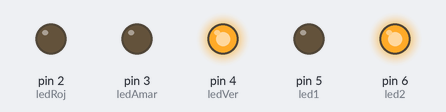
The sketch below on a simulated Arduino Uno, built with avr-gcc and run on an emulated ATmega328P. Shown: output pins drawn as LEDs (lit = HIGH).

Above: at 0.1 s.
At 5.1 s:
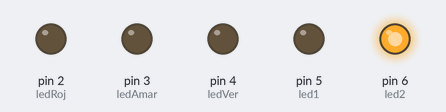
At 5.7 s:
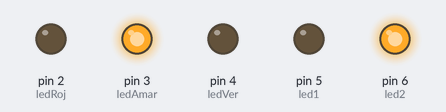
At 18.8 s:
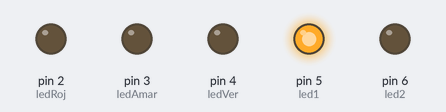
At 19.9 s:
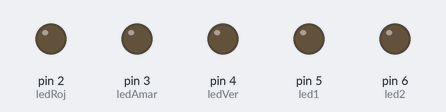
At 29.1 s:
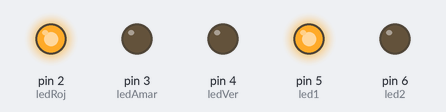
Timing chart, 0 to 40.0 s (numbered marks = the images above):
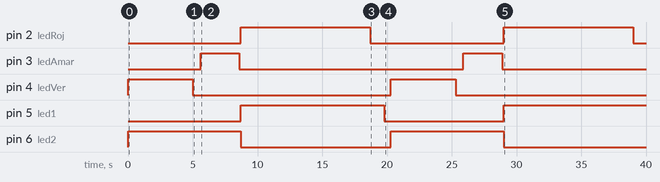

Measured:
- by itself, pin 2 (ledRoj): alternates HIGH for 10.0 s and LOW for 10.3 s
- by itself, pin 3 (ledAmar): alternates HIGH for 3.0 s and LOW for 17.3 s
- by itself, pin 4 (ledVer): alternates HIGH for 5.0 s and LOW for 15.3 s
- by itself, pin 5 (led1): LOW → HIGH at 8.7 s, → LOW 11.1 s later, → HIGH 9.2 s later
- by itself, pin 6 (led2): alternates HIGH for 8.7 s and LOW for 11.6 s

The sketch:

neat_leelo_maimu1.ino
```cpp
const byte ledRoj = 2;
const byte ledAmar = 3;
const byte ledVer = 4;
const byte led1 = 5;
const byte led2 = 6;

void setup()
{
pinMode(ledRoj,OUTPUT);
pinMode(ledAmar,OUTPUT);
pinMode(ledVer,OUTPUT);
pinMode(led1,OUTPUT);
pinMode(led2,OUTPUT);
}
void loop()
{
  digitalWrite(led2,1);
  prenderApagar(ledVer,5000);
  delay(500);
 prenderApagar(ledAmar,3000);
digitalWrite(led2,0);
  digitalWrite(led1,1);
prenderApagar(ledRoj,10000);
delay(1000);
  digitalWrite(led1,0);
  delay(500);
}
void prenderApagar(byte led,int tiempo)
{
  digitalWrite(led,1);
  delay(tiempo);
  digitalWrite(led,0);
  delay(100);
}
```
